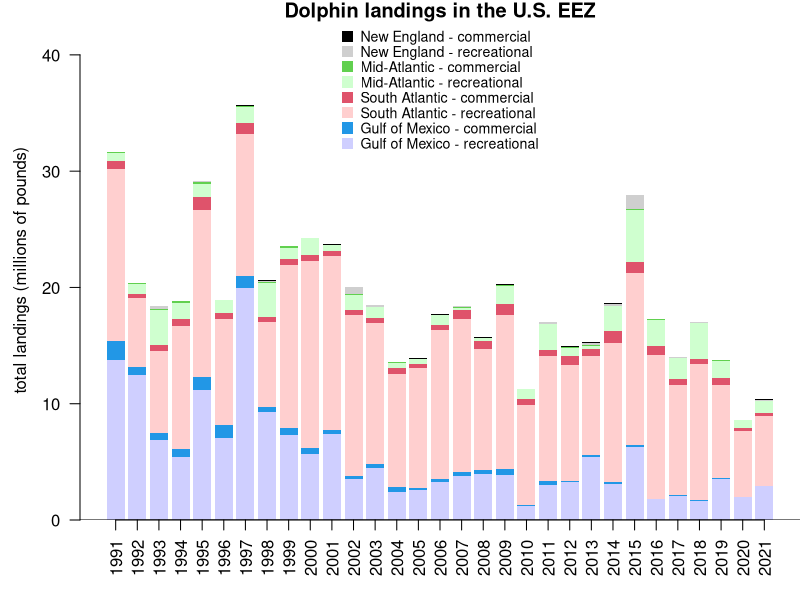
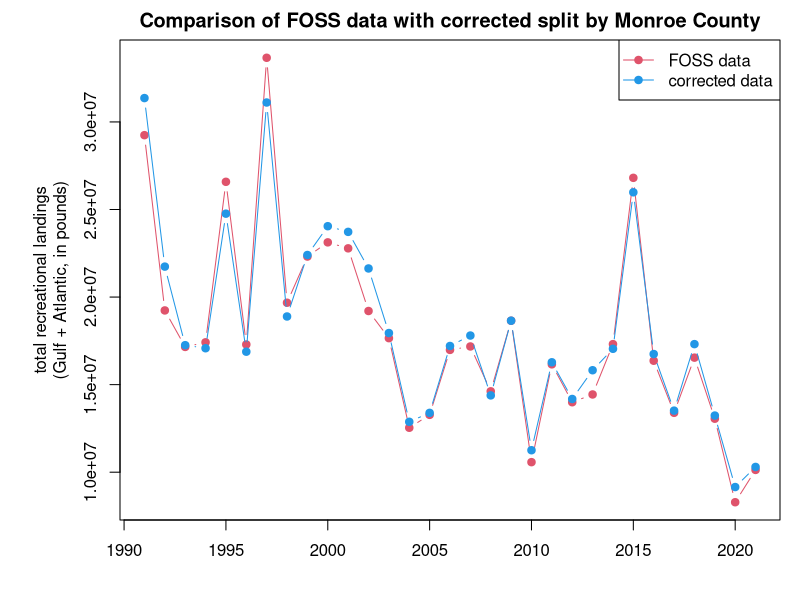
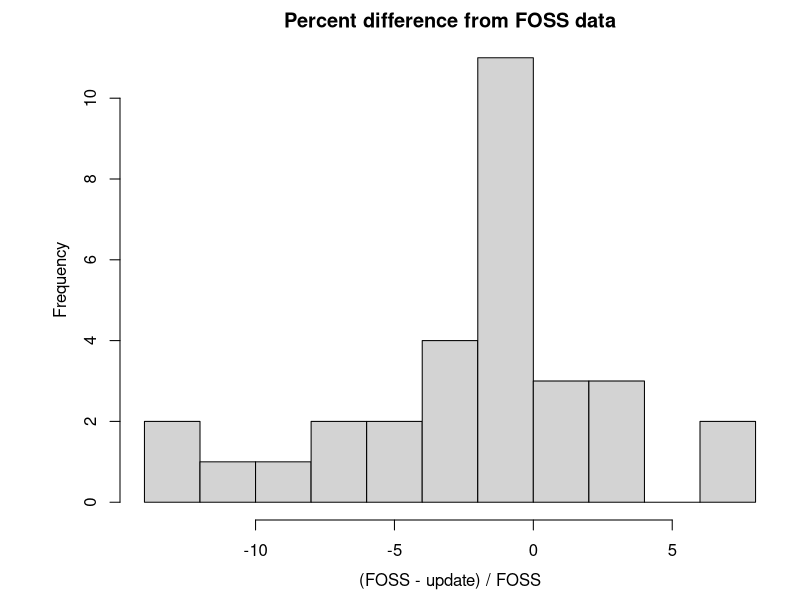
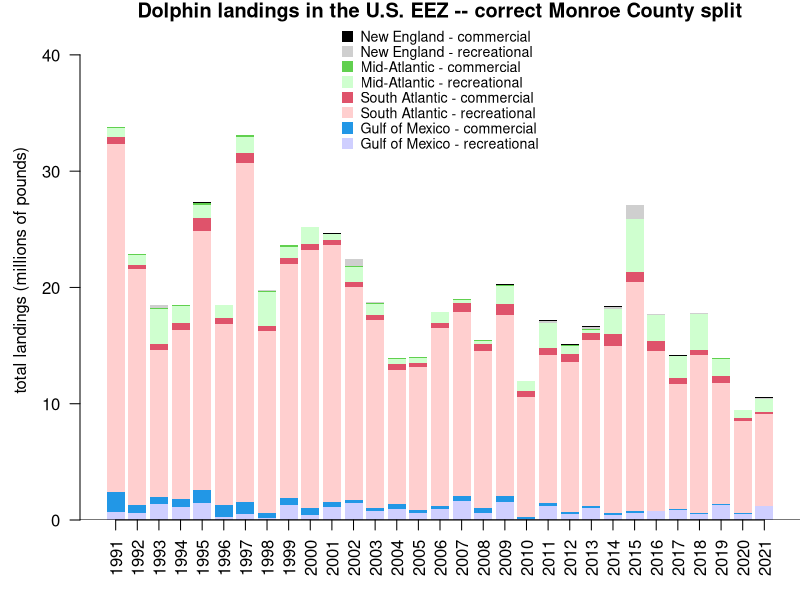

R code for these plots, in order:
## ---- chunk 1
#| warning: false
#| echo: true

# clear workspace
rm(list = ls())

# read in data file
d <- read.table("data/foss_landings_comrec_USEEZ.csv", header = T, sep = ",")
head(d)

# take commas out of file --------------------------
d$Pounds <- as.numeric(gsub(",", "", d$Pounds))
d$Dollars <- as.numeric(gsub(",", "", d$Dollars))
d$Metric.Tons <- as.numeric(gsub(",", "", d$Metric.Tons))
head(d)
## ---- chunk 2
#| echo: true

# compile by year for sectors and regions ---------------
d$Collection <- factor(d$Collection, levels = c("Recreational", "Commercial")) 
tab <- tapply(d$Pounds, list(d$Year, d$Collection, d$Region.Name), sum, na.rm = T)
tab[is.na(tab)] <- 0
#head(tab)

dat <- data.frame(cbind(tab[, , "Gulf"], tab[, , "South Atlantic"], 
                        tab[, , "Middle Atlantic"], tab[, , "New England"]))
names(dat) <- c("rec_Gulf", "com_Gulf", "rec_SA", "com_SA", "rec_MA", "com_MA", "rec_NE", "com_NE")
head(dat)
## ---- chunk 3
#| echo: true

# select years ---------------------
dat <- dat[which(rownames(dat) > 1990), ]

# define colors and plot -------------------
cols <- c("#0000FF30", 4, "#FF000030", 2, "#00FF0030", 3, "#00000030", 1)

par(mar = c(4, 4, 1, 0), mgp = c(2.5, 1, 0))
yrs <- as.numeric(rownames(dat))
#yrs[seq(2, 32, 2)] <- NA

b <- barplot(t(dat)/10^6, names.arg = yrs, col = cols, ylim = c(0, 43), 
             border = NA, las = 2, ylab = "total landings (millions of pounds)", 
             main = "Dolphin landings in the U.S. EEZ")

#mtext(side = 3, line = -1.15, "Source: NMFS commerical and recreational landings statistics", cex = 0.9)

legend("top", c("New England - commercial", "New England - recreational", 
                "Mid-Atlantic - commercial", "Mid-Atlantic - recreational", 
                 "South Atlantic - commercial", "South Atlantic - recreational",
                 "Gulf of Mexico - commercial", "Gulf of Mexico - recreational"),
    col = cols[8:1], pch = 15, pt.cex = 1.5, bty = "n", y.intersp = 0.9, cex = 0.85)
#legend(15, 30, c("Commercial", "Recreational"), col = c(1, "#00000060"), 
#       pch = 15, pt.cex = 2, bty = "n", y.intersp = 1.1)
axis(1, at = b, lab = rep("", length(b)), pos = 0)
abline(h=0)

## ---- chunk 4
#| echo: true

ml <- read.table("data/RecreationalDolphinLandings_SAandGOM_MLarkin.csv", header = T, sep = ",", skip = 6)
ml <- ml[which(ml$Year > 1990), ]

# select same years for FOSS data set 
dat <- dat[which(yrs <= max(ml$Year)), ]

# check that years match
summary(rownames(dat) == ml$Year)
yrs <- as.numeric(rownames(dat))

# check that totals match
old <- dat$rec_Gulf + dat$rec_SA + dat$rec_MA + dat$rec_NE
new <- ml$GOM + ml$ATL

# plot totals 
par(mar = c(4, 6, 2, 1), mgp = c(2.5, 1, 0))
matplot(yrs, cbind(old, new), xlab = "", lty = 1, col = c(2, 4), type = "b", pch = 19, 
        ylab = "total recreational landings\n(Gulf + Atlantic, in pounds)",
        main = "Comparison of FOSS data with corrected split by Monroe County")
legend("topright", c("FOSS data", "corrected data"), col = c(2, 4), pch = 19, lty = 1)

mean((old - new)/old*100)
range((old - new)/old*100)
hist((old - new)/old*100, main = "Percent difference from FOSS data", breaks = 10, 
     xlab = "(FOSS - update) / FOSS")

# replace FOSS data with update data
datnew <- dat
datnew$rec_Gulf <- ml$GOM
datnew$rec_SA <- ml$ATL - (datnew$rec_MA + datnew$rec_NE)
tail(dat)
tail(datnew)
## ---- chunk 5
par(mar = c(4, 4, 1, 0), mgp = c(2.5, 1, 0))
b <- barplot(t(datnew)/10^6, names.arg = yrs, col = cols, ylim = c(0, 43), 
             border = NA, las = 2, ylab = "total landings (millions of pounds)", 
             main = "Dolphin landings in the U.S. EEZ -- correct Monroe County split")
legend("top", c("New England - commercial", "New England - recreational", 
                "Mid-Atlantic - commercial", "Mid-Atlantic - recreational", 
                 "South Atlantic - commercial", "South Atlantic - recreational",
                 "Gulf of Mexico - commercial", "Gulf of Mexico - recreational"),
    col = cols[8:1], pch = 15, pt.cex = 1.5, bty = "n", y.intersp = 0.9, cex = 0.85)
#legend(15, 30, c("Commercial", "Recreational"), col = c(1, "#00000060"), 
#       pch = 15, pt.cex = 2, bty = "n", y.intersp = 1.1)
axis(1, at = b, lab = rep("", length(b)), pos = 0)
abline(h=0)
## ---- chunk 6
#| echo: false
